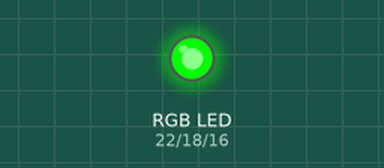
Simulated run of this program. Board: Raspberry Pi (header pin numbers). Parts: an RGB LED mixed from three pins (HIGH = lit). Random numbers come from a fixed seed; the interpreter's speed is modelled, so counts of loop turns are approximate; what the program prints to the terminal is not drawn.

Above: at 0.4 s.
At 5.4 s:
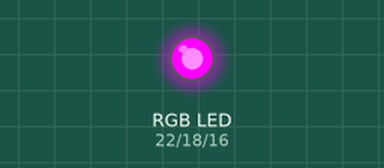
At 8.2 s:
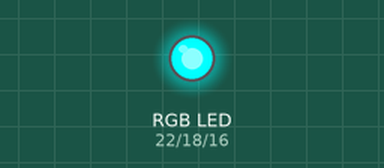
At 12.8 s:
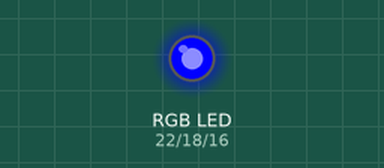
At 25.3 s:
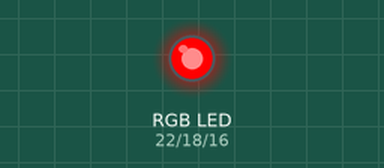
At 35.8 s:
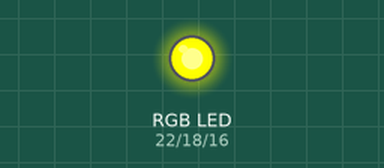
Timing chart, 0 to 40.0 s (numbered marks = the images above):
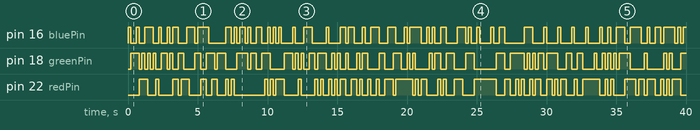

The program:

RGBled.py
```python
# -*- coding: utf-8 -*-
# Python 3.7 is recommanded

# import Raspberry GPIO module
import RPi.GPIO as GPIO
# import time module
import time
import random

# set rgb pin
redPin = 22
greenPin = 18
bluePin = 16

print('running...')

GPIO.setmode(GPIO.BOARD)

GPIO.setup(redPin, GPIO.OUT)
GPIO.setup(greenPin, GPIO.OUT)
GPIO.setup(bluePin, GPIO.OUT)

# Turn off all colors
def offAll():
    GPIO.output(bluePin, GPIO.LOW)
    GPIO.output(greenPin, GPIO.LOW)
    GPIO.output(redPin, GPIO.LOW)


def foo():
    i = 0
    color_num = random.randint(1, 2)  # Number of colors to light
    while i < int(color_num):
        color = random.choice(['redPin', 'greenPin', 'bluePin'])
        GPIO.output(globals()[color], GPIO.HIGH)  # Select a color to light
        i = i + 1
    time.sleep(0.2)
    offAll()


while True:
    foo()
```

Measured:
- by itself, pin 16 (bluePin): LOW → HIGH at 0.00 s, → LOW 0.20 s later, → HIGH 0.40 s later, → LOW 0.20 s later, … (95 changes in this stretch)
- by itself, pin 18 (greenPin): LOW → HIGH at 0.20 s, → LOW 0.60 s later, → HIGH 0.20 s later, → LOW 0.20 s later, … (95 changes in this stretch)
- by itself, pin 22 (redPin): LOW → HIGH at 0.80 s, → LOW 0.60 s later, → HIGH 0.60 s later, → LOW 0.20 s later, … (94 changes in this stretch)
